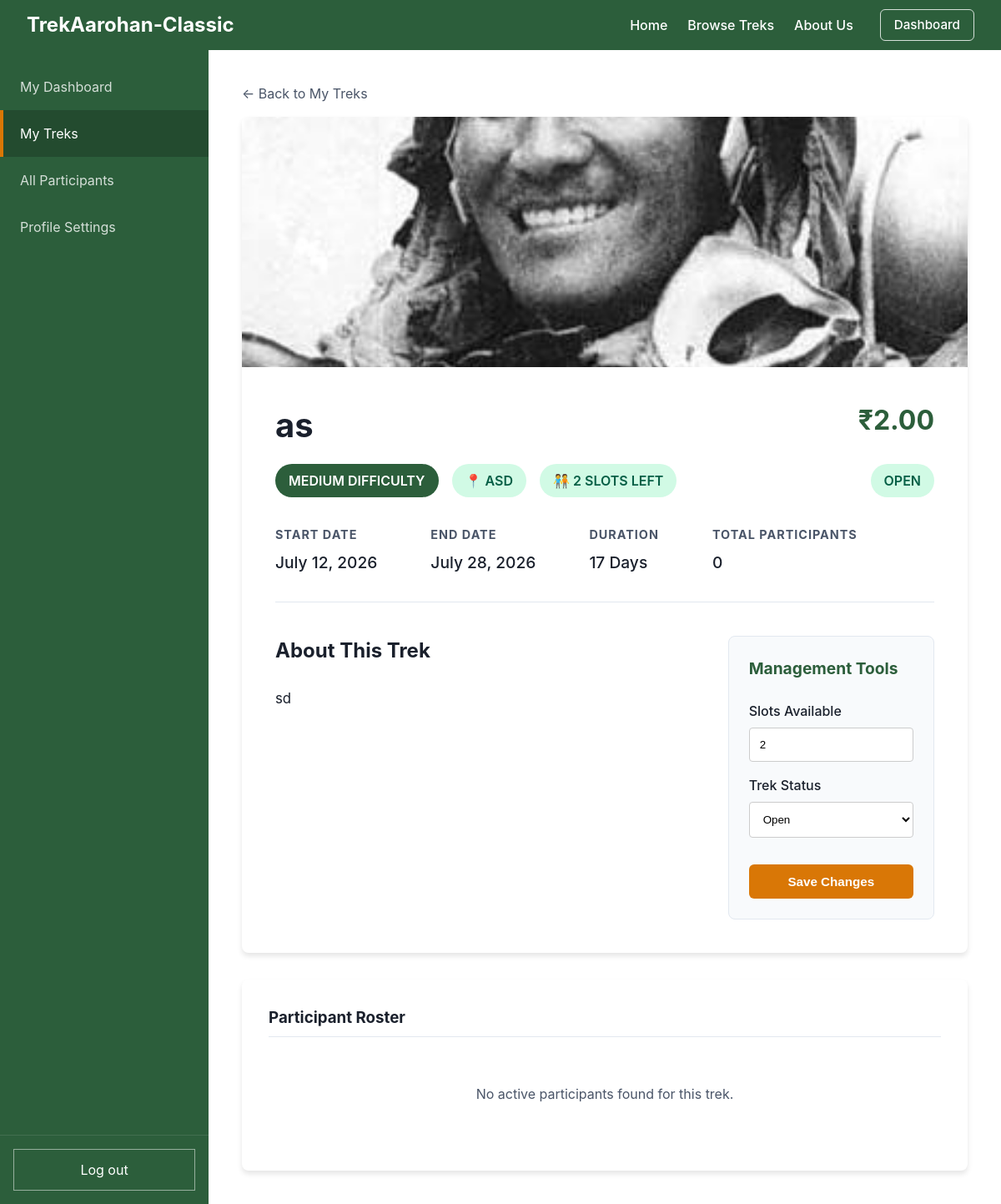
/staff/trek/1 (signed in), run on the app's committed database.
### models.py (models this page shows)
class Trek(db.Model):
    __tablename__ = "trek"
    id = db.Column(db.Integer, primary_key=True, autoincrement=True)
    name = db.Column(db.String(100), nullable=False)
    location = db.Column(db.String(100), nullable=False)
    description = db.Column(db.Text, nullable=True)
    difficulty = db.Column(db.String(20), nullable=False)
    start_date = db.Column(db.Date, nullable=False)
    end_date = db.Column(db.Date, nullable=False)
    slots_available = db.Column(db.Integer, nullable=False)
    price = db.Column(db.Float, default=0.0, nullable=False)
    status = db.Column(db.String(20), default="open", nullable=False)
    cover_image = db.Column(db.String(255), nullable=True)
    assigned_staff_id = db.Column(db.Integer, db.ForeignKey("user.id"), nullable=False)
    bookings = db.relationship("Booking", backref="trek", lazy=True)

### app.py (the view, shortened to what this page needs)
    @app.route("/staff/trek/<int:trek_id>", methods=["GET", "POST"])
    @login_required
    def staff_trek_manage(trek_id):
        if current_user.role != 1 or not current_user.is_approved:
            return redirect(url_for("home"))
        trek = Trek.query.get_or_404(trek_id)
        if trek.assigned_staff_id != current_user.id:
            flash("You do not have permission to manage this trek.", "error")
            return redirect(url_for("staff_treks"))
        bookings = Booking.query.filter_by(trek_id=trek.id).order_by(Booking.booking_date.desc()).all()
        return render_template("staff_trek_manage.html", trek=trek, bookings=bookings)

### templates/staff_trek_manage.html (shortened to what this page needs)
{% extends "staff_base.html" %}
{% set active_page = "treks" %}
{% block dashboard_content %}
    <a href="{{ url_for('staff_treks') }}" style="color: var(--secondary-color); text-decoration: none; display: inline-block; margin-bottom: 1rem;">&larr; Back to My Treks</a>
    <div class="card" style="padding: 0; overflow: hidden; margin-bottom: 2rem;">
        {% if trek.cover_image %}
            <div style="height: 300px; background-image: url('{{ url_for('static', filename='uploads/' ~ trek.cover_image) }}'); background-size: cover; background-position: center;"></div>
        {% else %}
            <div style="height: 300px; background-image: url('{{ url_for('static', filename='images/trek.jpg') }}'); background-size: cover; background-position: center;"></div>
        {% endif %}
        <div style="padding: 2.5rem;">
            <div style="display: flex; justify-content: space-between; align-items: flex-start; margin-bottom: 1rem;">
                <h1 style="margin: 0; color: var(--text-color); font-size: 2.5rem;">{{ trek.name }}</h1>
                <h2 style="margin: 0; font-size: 2rem;">₹{{ "%.2f"|format(trek.price) }}</h2>
            </div>
            <div style="display: flex; gap: 1rem; margin-bottom: 2rem; flex-wrap: wrap;">
                <span class="badge badge-active" style="font-size: 1rem; padding: 0.5rem 1rem; background-color: var(--primary-color); color: white;">{{ trek.difficulty|capitalize }} Difficulty</span>
                <span class="badge badge-open" style="font-size: 1rem; padding: 0.5rem 1rem;">📍 {{ trek.location }}</span>
                {% if trek.status in ["completed", "cancelled"] %}
                <span class="badge" style="font-size: 1rem; padding: 0.5rem 1rem; background-color: var(--secondary-color); color: white; border: 1px solid var(--secondary-color);">Concluded</span>
                {% else %}
                <span class="badge badge-open" style="font-size: 1rem; padding: 0.5rem 1rem;">🧑‍🤝‍🧑 {{ trek.slots_available }} Slots Left</span>
                {% endif %}
                <span class="badge badge-{{ trek.status }}" style="font-size: 1rem; padding: 0.5rem 1rem; margin-left: auto;">{{ trek.status|capitalize }}</span>
            </div>
            <div style="display: flex; gap: 4rem; margin-bottom: 2.5rem; padding-bottom: 2rem; border-bottom: 1px solid var(--border-color);">
                <div>
                    <strong style="color: var(--secondary-color); font-size: 0.9rem; text-transform: uppercase; letter-spacing: 1px;">Start Date</strong>
                    <p style="margin: 0.5rem 0 0 0; font-size: 1.2rem; font-weight: 500;">{{ trek.start_date.strftime("%B %d, %Y") }}</p>
                </div>
                <div>
                    <strong style="color: var(--secondary-color); font-size: 0.9rem; text-transform: uppercase; letter-spacing: 1px;">End Date</strong>
                    <p style="margin: 0.5rem 0 0 0; font-size: 1.2rem; font-weight: 500;">{{ trek.end_date.strftime("%B %d, %Y") }}</p>
                </div>
                <div>
                    <strong style="color: var(--secondary-color); font-size: 0.9rem; text-transform: uppercase; letter-spacing: 1px;">Duration</strong>
                    <p style="margin: 0.5rem 0 0 0; font-size: 1.2rem; font-weight: 500;">{{ (trek.end_date - trek.start_date).days + 1 }} Days</p>
                </div>
                <div>
                    <strong style="color: var(--secondary-color); font-size: 0.9rem; text-transform: uppercase; letter-spacing: 1px;">Total Participants</strong>
                    <p style="margin: 0.5rem 0 0 0; font-size: 1.2rem; font-weight: 500;">{{ bookings | selectattr("status", "in", ["booked", "completed"]) | list | length }}</p>
                </div>
            </div>
            <div style="display: grid; grid-template-columns: 2fr 1fr; gap: 3rem;">
                <div>
                    <h3 style="margin-top: 0; font-size: 1.5rem;">About This Trek</h3>
                    {% if trek.description %}
                        <div style="line-height: 1.8; color: var(--text-color); font-size: 1.05rem; white-space: pre-wrap;">{{ trek.description }}</div>
                    {% else %}
                        <div style="line-height: 1.8; color: #9ca3af; font-style: italic; font-size: 1.05rem;">No description provided.</div>
                    {% endif %}
                </div>
                <div>
                    <div class="card" style="padding: 1.5rem; background-color: #f8fafc; border: 1px solid #e2e8f0; box-shadow: none;">
                        <h3 style="margin-top: 0; font-size: 1.2rem; margin-bottom: 1.5rem; color: var(--primary-color);">Management Tools</h3>
                        <form action="{{ url_for('staff_trek_manage', trek_id=trek.id) }}" method="POST">
                            <fieldset {% if trek.status in ["completed", "cancelled"] %}disabled{% endif %} style="border: none; padding: 0; margin: 0;">
                                <div class="form-group">
                                    <label for="slots_available" class="form-label">Slots Available</label>
                                    <input type="number" id="slots_available" name="slots_available" class="form-control" value="{{ trek.slots_available }}" min="0" required>
                                </div>
                                <div class="form-group">
                                    <label for="status" class="form-label">Trek Status</label>
                                    <select name="status" id="status" class="form-control">
                                        <option value="open" {% if trek.status == 'open' %}selected{% endif %}>Open</option>
                                    </select>
                                </div>
                            </fieldset>
                            {% if trek.status not in ["completed", "cancelled"] %}
                            <button type="submit" class="btn btn-accent" style="width: 100%; margin-top: 1rem; padding: 0.75rem;">Save Changes</button>
                            {% endif %}
                        </form>
                    </div>
                </div>
            </div>
        </div>
    </div>
    <div class="card">
        <h3 style="margin-top: 0; margin-bottom: 1.5rem; color: var(--text-color); border-bottom: 1px solid #e2e8f0; padding-bottom: 0.5rem;">Participant Roster</h3>
        {% if bookings %}
        <div class="data-table-wrapper">
            <table class="data-table">
                <thead>
                    <tr>
                        <th>Booking ID</th>
                        <th>Trekker</th>
                        <th>Contact</th>
                        <th>Emergency</th>
                        <th>Status</th>
                        <th>Actions</th>
                    </tr>
                </thead>
                <tbody>
                    {% for booking in bookings %}
                    <tr>
                        <td>#{{ booking.id }}</td>
                        <td>
                            <strong>{{ booking.user.name }}</strong><br>
                            <span style="font-size: 0.85rem; color: var(--secondary-color);">{{ booking.user.username }}</span>
                        </td>
                        <td>
                            {{ booking.user.email }}<br>
                            {{ booking.user.phone or "N/A" }}
                        </td>
                        <td>
                            {{ booking.user.emergency_relation or "N/A" }}<br>
                            {{ booking.user.emergency_phone or "N/A" }}
                        </td>
                        <td>
                            {% if booking.status == 'booked' %}
                                <span class="badge badge-active">Active</span>
                            {% elif booking.status == 'cancelled' %}
                                <span class="badge badge-blacklisted">Cancelled</span>
                            {% else %}
                                <span class="badge badge-approved">Completed</span>
                            {% endif %}
                        </td>
                        <td>
                            {% if booking.status == 'booked' %}
                            <form action="{{ url_for('staff_cancel_participant', booking_id=booking.id) }}" method="POST" style="margin: 0;">
                                <button type="submit" class="btn btn-danger" style="padding: 0.25rem 0.5rem; font-size: 0.8rem;" onclick="return confirm('Are you sure you want to cancel this booking? This will reopen a slot.');">Cancel</button>
                            </form>
                            {% endif %}
                        </td>
                    </tr>
                    {% endfor %}
                </tbody>
            </table>
        </div>
        {% else %}
        <p style="color: var(--secondary-color); text-align: center; padding: 2rem 0;">No active participants found for this trek.</p>
        {% endif %}
    </div>
{% endblock %}

### static/css/style.css (style rules this page uses)
:root { --primary-color: #2C5E3B; --secondary-color: #4A5568; --accent-color: #D97706; --accent-dark: #B45309; --bg-color: #F9FAFB; --text-color: #1A202C; --border-color: #E2E8F0; --danger-color: #DC2626; }
body { margin: 0; font-family: -apple-system, BlinkMacSystemFont, "Segoe UI", Roboto, Helvetica, Arial, sans-serif; background-color: var(--bg-color); color: var(--text-color); line-height: 1.5; }
h1, h2 { margin-top: 0; color: var(--primary-color); }
.btn { display: inline-block; padding: 0.75rem 1.5rem; border-radius: 6px; font-weight: 600; text-align: center; cursor: pointer; border: none; transition: transform 0.15s ease, box-shadow 0.15s ease; text-decoration: none; font-size: 0.95rem; }
.btn-accent { background-color: var(--accent-color); color: white; }
.badge { padding: 0.25rem 0.75rem; border-radius: 9999px; font-size: 0.85rem; font-weight: 600; text-transform: uppercase; display: inline-block; }
.badge-open, .badge-active, .badge-approved { background-color: #D1FAE5; color: #065F46; }
.card { background: var(--card-bg, #FFFFFF); padding: 2rem; border-radius: 8px; box-shadow: 0 4px 6px rgba(0,0,0,0.1); }
.form-group { margin-bottom: 1rem; }
.form-label { display: block; margin-bottom: 0.5rem; font-weight: 500; }
.form-control { width: 100%; padding: 0.75rem; border: 1px solid #ccc; border-radius: 4px; box-sizing: border-box; }
select.form-control { background-color: white; }

### data on the page
Trek: cover_image (picture), name "as", price "2.00", difficulty "MEDIUM", location "ASD", slots_available "2", status "OPEN", start_date "July 12, 2026", end_date "July 28, 2026", (trek.end_date-trek.start_date).days+1 "17", description "sd", status "Open"
